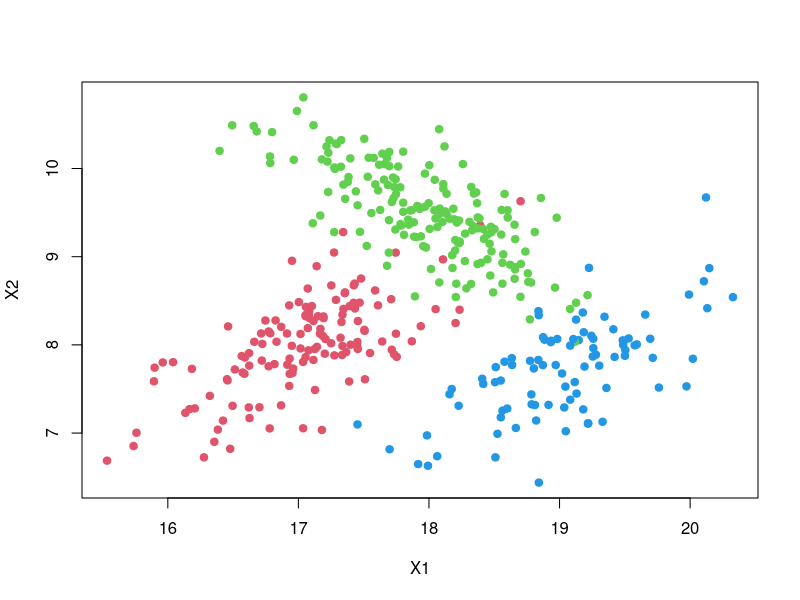
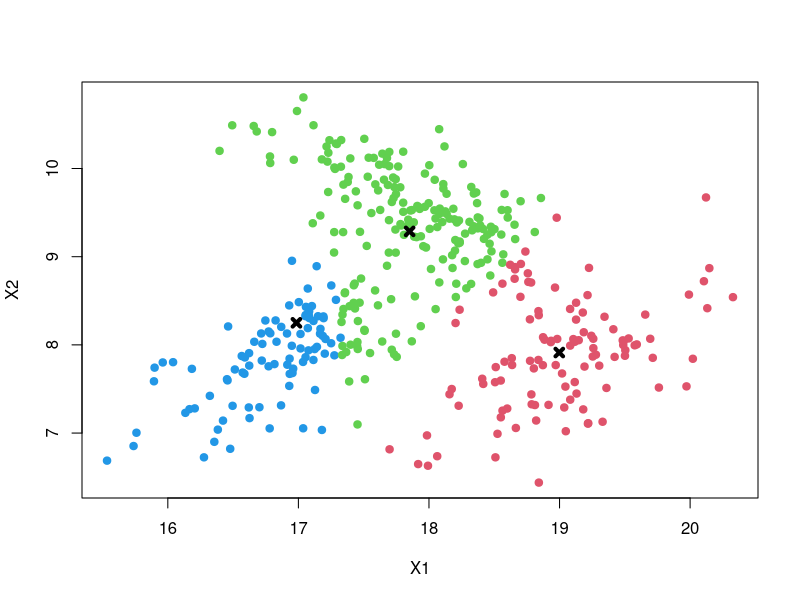

Here is the R script that generated these plots, in order:
#creating the dataset
set.seed(12345)
n = 400

gen.mix <- function(n,mu,k,sig){
  library(MASS)
  
  d = length(mu[1,]) # dim of the data points
  
  results = array(NA,c(n,d))
  for(i in 1:n){
    
    results[i,] = mvrnorm(n = 1,mu = mu[k[i],],Sigma = sig[, ,k[i]])
  }
  return(results)
}
# number of component is 3
pi  <- c(.3,.5,.2)   # mixing coeffs

# the data is in 2-D
# we start with 3 vector of size for mu

mu = matrix(NA, ncol = 2,nrow = 3)
mu = matrix(c(17,8
              ,18,9.5,
              19,7.7),ncol = 2,byrow = TRUE)

# covariance matrix is sigma :: a 3 matrix of size 2*2 (one for each class)

# create an empty array for sigma

sigs = array(rep(NA),c(2,2,3)) # 3D matrix

sigs[ , , 1] = matrix(c(.3,.2,.2,.3),ncol = 2,byrow = TRUE)
sigs[ , , 2] = matrix(c(.3,-.2,-.2,.3),ncol = 2,byrow = TRUE)
sigs[ , , 3] = matrix(c(.3,.2,.2,.3),ncol = 2,byrow = TRUE)

classes = sample(1:3,size = n,replace = TRUE, prob=pi)
#dataset constructed by a mixture of three Gaussians
data = gen.mix(n = 400,k = classes,sig = sigs,mu = mu)

dev.new()
plot(data,col=c(2,11,4)[classes],pch=19, xlab="X1", ylab="X2")




##########################################
############K-Means#######################


k_means = function(dataset,K, max_iter = 100 ){
  
  d = ncol(dataset) #number of data dimension
  N = nrow(dataset) #number of data
  ranges = sapply(1:d, function(x) range(dataset[,x])) # the range for dimension
  
  #initializing cluster centers to a Random value
  
  mu = t(replicate(K,sapply(1:d, function(x) runif(1,ranges[1,x],ranges[2,x]))))
  
  
  # to get the class from the maximum value of indicator for each data
  
  get_class <- function(rnk)
    apply(rnk, 1, function(x) which.max(x))
  
  rnk = matrix(rep(0,N*K),nrow=N,ncol=K)
  old_class = get_class(rnk)
  
  # the K-means Algorithm
  
  for (it in 1:max_iter) {
    
    # update indicators for each datapoint
    
    for(n in 1:N){
    
        distance = sapply(1:K, function(k) norm(as.matrix(dataset[n,]) - mu[k,],"F"))
        rnk[n, which.min(distance)] = 1
      
    }
    
    classes = get_class(rnk)
    
    if(all(old_class == classes))
      break # we have reached convergence
    
    old_class = classes
    
    #updating centers
    
    for(k in 1:K){
      mu[k,] = rnk[,k] %*% dataset /sum(rnk[,k])
      }
    
  }
  
  
  list(mu = mu, pred = classes)

}

resuts = k_means(data,3)

plot(x=data[,1],y=data[,2],pch=19,col = c(2,11,4)[resuts$pred], xlab="X1", ylab="X2")

#plotcenters

points(resuts$mu,pch = 4,lwd =4 )

